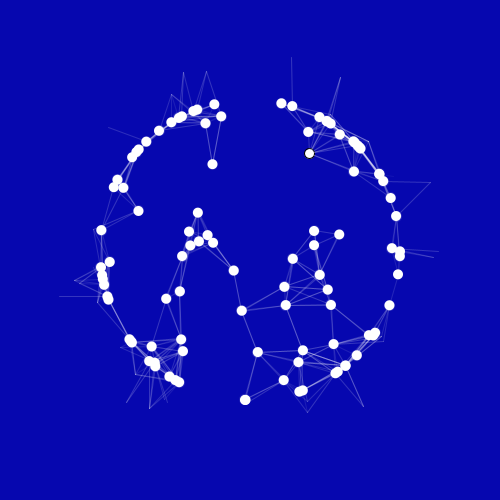
Frame 1 (no input)
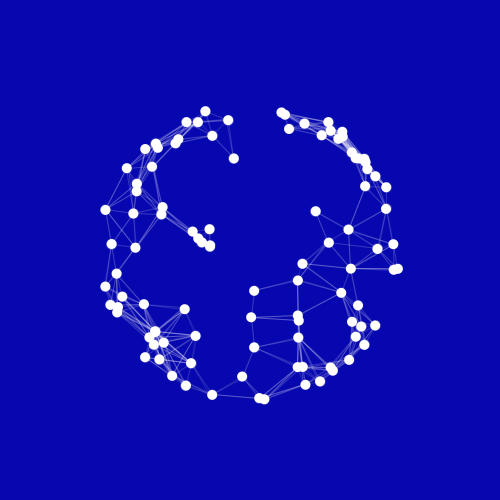
Frame 60 (the mouse pressed at the canvas centre just before this capture)
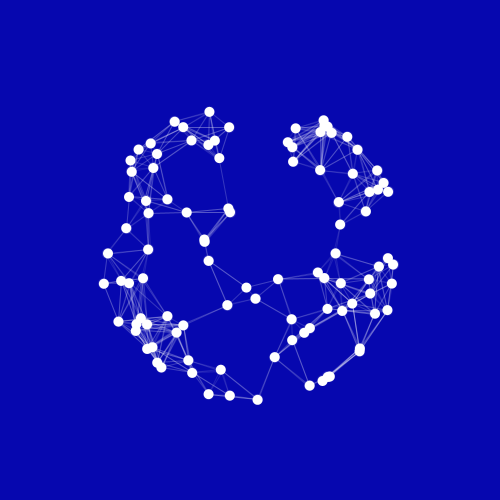
Frame 120 (the mouse held since frame 60 and released just before this capture)

The Processing sketch that drew these frames (run headless with seeded random() and noise(); from frame 60 on, the mouse is pressed at the canvas centre):

// Processing sketch: sketch_20042017
// ── sketch_20042017.pde
Ball[] ball = new Ball[100];

void setup(){
  size(500,500);
  smooth();
  for(int i = 0; i<=ball.length-1; i++){
    ball[i] = new Ball(random(-200,200), random(-200,200));
  }
}

void draw(){
  background(6,7,175);
  translate(width/2, height/2);
  for(int i = 0; i<=ball.length-1; i++){
    PVector v1 = ball[i].position;
    ball[i].update();
    ball[i].display();
    for(int j = 0; j<=ball.length-1; j++){
      PVector v2 = ball[j].position;
      float d = v1.dist(v2);
      if(d<50 && v1 != v2){
        stroke(255,d);
        line(v1.x, v1.y, v2.x, v2.y);
      }
    }
  }
}
// ── Ball.pde
class Ball{
  PVector position;
  PVector vel = new PVector(0,0);
  PVector acc;
  Ball(float _x, float _y){
    position = new PVector(_x, _y);
  }
  
  void update(){
    acc = PVector.random2D();
    vel.add(acc);
    vel.mult(0.8);
    position.add(vel);
    position.limit(150);
  }
  void display(){
    ellipse(position.x,position.y,10,10);
  }
}
